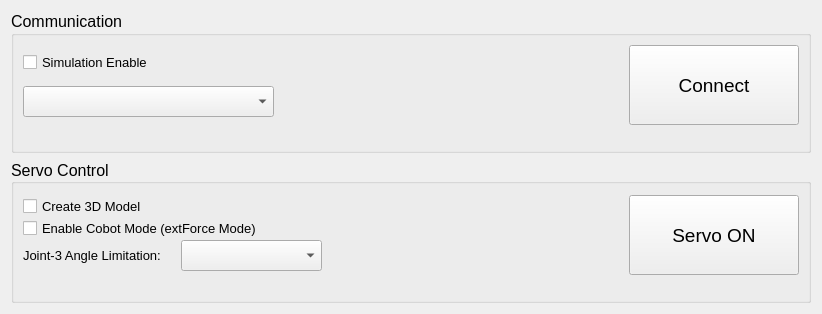
<?xml version="1.0" encoding="UTF-8"?>
<ui version="4.0">
 <class>Form</class>
 <widget class="QWidget" name="Form">
  <property name="geometry">
   <rect>
    <x>0</x>
    <y>0</y>
    <width>822</width>
    <height>314</height>
   </rect>
  </property>
  <property name="windowTitle">
   <string>Form</string>
  </property>
  <layout class="QVBoxLayout" name="verticalLayout">
   <item>
    <widget class="QGroupBox" name="groupBox">
     <property name="minimumSize">
      <size>
       <width>800</width>
       <height>0</height>
      </size>
     </property>
     <property name="baseSize">
      <size>
       <width>0</width>
       <height>0</height>
      </size>
     </property>
     <property name="font">
      <font>
       <family>Arial</family>
       <pointsize>12</pointsize>
      </font>
     </property>
     <property name="title">
      <string>Communication</string>
     </property>
     <layout class="QGridLayout" name="gridLayout">
      <item row="0" column="1">
       <spacer name="horizontalSpacer">
        <property name="orientation">
         <enum>Qt::Horizontal</enum>
        </property>
        <property name="sizeHint" stdset="0">
         <size>
          <width>355</width>
          <height>20</height>
         </size>
        </property>
       </spacer>
      </item>
      <item row="0" column="2">
       <widget class="QPushButton" name="btnCommControl">
        <property name="sizePolicy">
         <sizepolicy hsizetype="Preferred" vsizetype="Preferred">
          <horstretch>0</horstretch>
          <verstretch>0</verstretch>
         </sizepolicy>
        </property>
        <property name="minimumSize">
         <size>
          <width>170</width>
          <height>80</height>
         </size>
        </property>
        <property name="font">
         <font>
          <pointsize>14</pointsize>
         </font>
        </property>
        <property name="text">
         <string>Connect</string>
        </property>
       </widget>
      </item>
      <item row="0" column="0">
       <layout class="QVBoxLayout" name="verticalLayout_2">
        <item>
         <widget class="QCheckBox" name="ckbSimuEnable">
          <property name="font">
           <font>
            <pointsize>10</pointsize>
           </font>
          </property>
          <property name="text">
           <string>Simulation Enable</string>
          </property>
         </widget>
        </item>
        <item>
         <widget class="QComboBox" name="cboSerialPortSelector">
          <property name="minimumSize">
           <size>
            <width>251</width>
            <height>31</height>
           </size>
          </property>
          <property name="font">
           <font>
            <pointsize>10</pointsize>
           </font>
          </property>
         </widget>
        </item>
       </layout>
      </item>
      <item row="1" column="1">
       <spacer name="verticalSpacer_2">
        <property name="orientation">
         <enum>Qt::Vertical</enum>
        </property>
        <property name="sizeHint" stdset="0">
         <size>
          <width>20</width>
          <height>40</height>
         </size>
        </property>
       </spacer>
      </item>
     </layout>
    </widget>
   </item>
   <item>
    <widget class="QGroupBox" name="groupBox_2">
     <property name="font">
      <font>
       <family>Arial</family>
       <pointsize>12</pointsize>
      </font>
     </property>
     <property name="title">
      <string>Servo Control</string>
     </property>
     <property name="alignment">
      <set>Qt::AlignLeading|Qt::AlignLeft|Qt::AlignVCenter</set>
     </property>
     <layout class="QGridLayout" name="gridLayout_2">
      <property name="topMargin">
       <number>11</number>
      </property>
      <property name="verticalSpacing">
       <number>7</number>
      </property>
      <item row="0" column="0">
       <layout class="QHBoxLayout" name="horizontalLayout">
        <item>
         <layout class="QVBoxLayout" name="verticalLayout_3">
          <item>
           <widget class="QCheckBox" name="ckbCreate3dModel">
            <property name="font">
             <font>
              <pointsize>10</pointsize>
             </font>
            </property>
            <property name="text">
             <string>Create 3D Model</string>
            </property>
           </widget>
          </item>
          <item>
           <widget class="QCheckBox" name="ckbEnbExtForceMode">
            <property name="font">
             <font>
              <pointsize>10</pointsize>
             </font>
            </property>
            <property name="text">
             <string>Enable Cobot Mode (extForce Mode)</string>
            </property>
           </widget>
          </item>
          <item>
           <layout class="QHBoxLayout" name="horizontalLayout_2">
            <property name="spacing">
             <number>20</number>
            </property>
            <item>
             <widget class="QLabel" name="label">
              <property name="sizePolicy">
               <sizepolicy hsizetype="Preferred" vsizetype="Fixed">
                <horstretch>0</horstretch>
                <verstretch>0</verstretch>
               </sizepolicy>
              </property>
              <property name="font">
               <font>
                <pointsize>10</pointsize>
               </font>
              </property>
              <property name="text">
               <string>Joint-3 Angle Limitation:</string>
              </property>
             </widget>
            </item>
            <item>
             <widget class="QComboBox" name="cboJ3AngLimitation">
              <property name="minimumSize">
               <size>
                <width>141</width>
                <height>31</height>
               </size>
              </property>
              <property name="font">
               <font>
                <pointsize>10</pointsize>
               </font>
              </property>
             </widget>
            </item>
           </layout>
          </item>
         </layout>
        </item>
       </layout>
      </item>
      <item row="0" column="1">
       <spacer name="horizontalSpacer_2">
        <property name="orientation">
         <enum>Qt::Horizontal</enum>
        </property>
        <property name="sizeHint" stdset="0">
         <size>
          <width>317</width>
          <height>20</height>
         </size>
        </property>
       </spacer>
      </item>
      <item row="0" column="2">
       <widget class="QPushButton" name="btnServoControl">
        <property name="sizePolicy">
         <sizepolicy hsizetype="Preferred" vsizetype="Preferred">
          <horstretch>0</horstretch>
          <verstretch>0</verstretch>
         </sizepolicy>
        </property>
        <property name="minimumSize">
         <size>
          <width>170</width>
          <height>80</height>
         </size>
        </property>
        <property name="font">
         <font>
          <pointsize>14</pointsize>
         </font>
        </property>
        <property name="text">
         <string>Servo ON</string>
        </property>
       </widget>
      </item>
      <item row="1" column="1">
       <spacer name="verticalSpacer">
        <property name="orientation">
         <enum>Qt::Vertical</enum>
        </property>
        <property name="sizeHint" stdset="0">
         <size>
          <width>20</width>
          <height>40</height>
         </size>
        </property>
       </spacer>
      </item>
     </layout>
    </widget>
   </item>
  </layout>
 </widget>
 <resources/>
 <connections/>
</ui>
